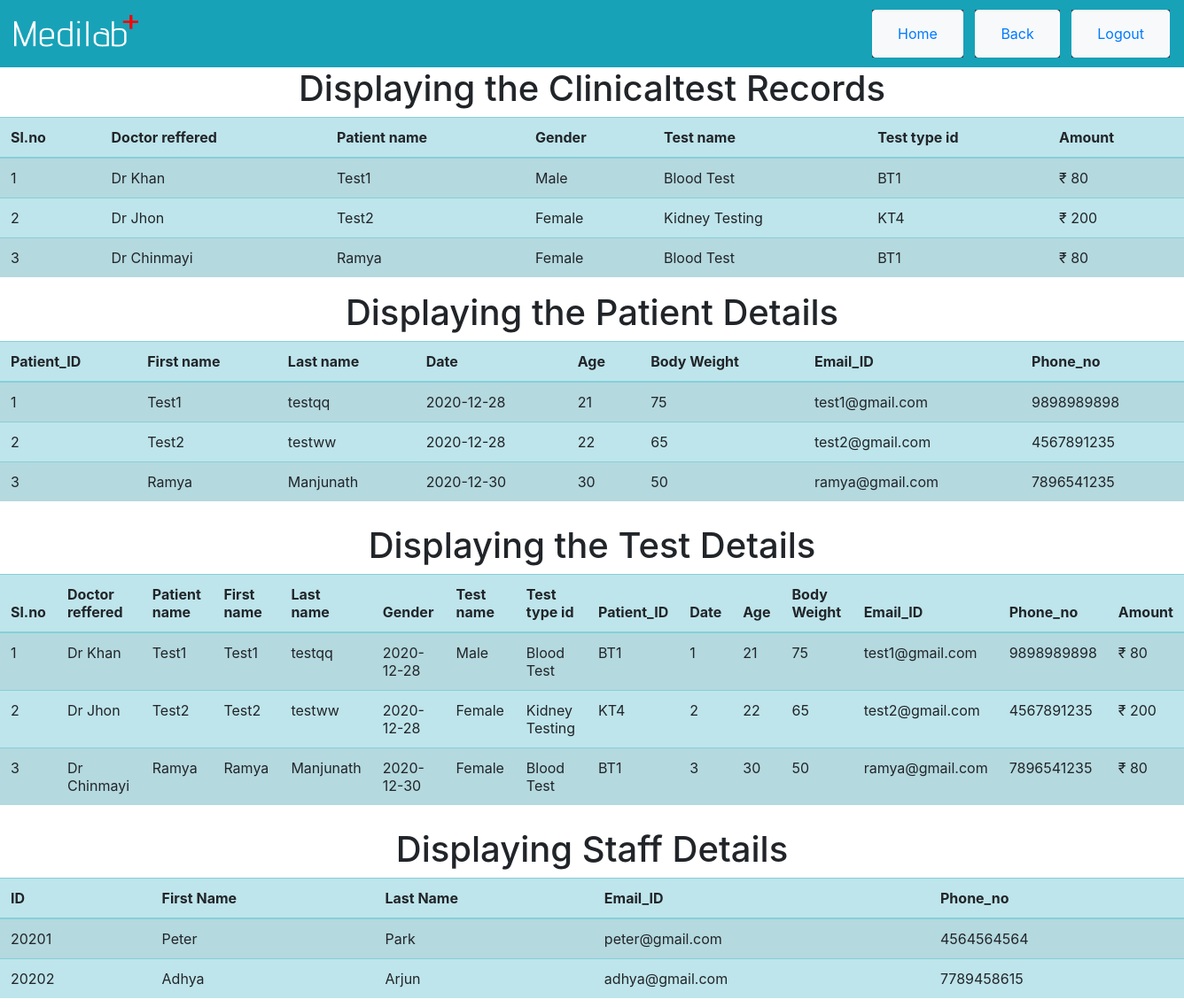
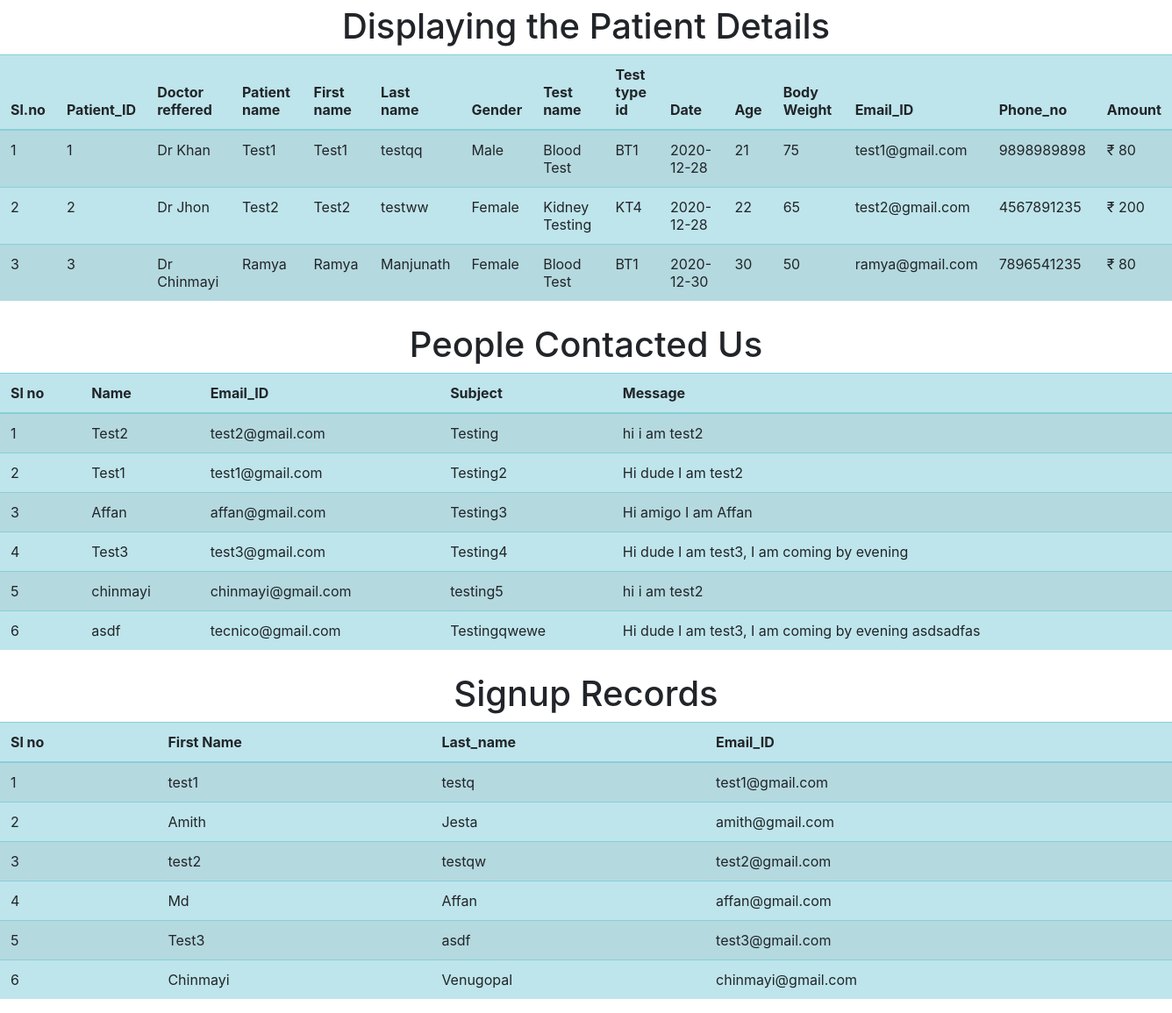
The app's page /displayall.php with its own data (2 pictures, top to bottom).
### tables this page shows
CREATE TABLE `clinicaltest` (
  `Sl_no` bigint(250) NOT NULL,
  `Doctor_reffered` varchar(200) NOT NULL,
  `Patient_name` varchar(200) NOT NULL,
  `Gender` varchar(200) NOT NULL,
  `Test_name` varchar(200) NOT NULL,
  `Test_type_id` varchar(200) NOT NULL,
  `Amount` varchar(200) NOT NULL
);

CREATE TABLE `patient_details` (
  `Patient_ID` bigint(250) NOT NULL,
  `First_name` varchar(200) NOT NULL,
  `Last_name` varchar(200) NOT NULL,
  `Date` date NOT NULL,
  `Age` bigint(200) NOT NULL,
  `weight` varchar(200) NOT NULL,
  `Email_ID` varchar(200) NOT NULL,
  `Phone_no` varchar(200) NOT NULL
);

CREATE TABLE `lab_technician` (
  `ID` bigint(250) NOT NULL,
  `First_name` varchar(200) NOT NULL,
  `Last_name` varchar(200) NOT NULL,
  `Email_ID` varchar(200) NOT NULL,
  `Phone_no` varchar(200) NOT NULL,
  `password` varchar(200) NOT NULL
);

CREATE TABLE `contact` (
  `Sl_no` bigint(250) NOT NULL,
  `Name` varchar(200) NOT NULL,
  `Email_ID` varchar(200) NOT NULL,
  `Subject` varchar(200) NOT NULL,
  `Message` varchar(200) NOT NULL
);

CREATE TABLE `signup` (
  `Sl_no` bigint(250) NOT NULL,
  `First_name` varchar(200) NOT NULL,
  `Last_name` varchar(200) NOT NULL,
  `Email_ID` varchar(200) NOT NULL,
  `create_password` varchar(200) NOT NULL,
  `confirm_password` varchar(200) NOT NULL
);

### displayall.php (the view, shortened to what this page needs)
<html>
    <head>
    <link rel="stylesheet" href="https://cdn.jsdelivr.net/npm/bootstrap@4.5.3/dist/css/bootstrap.min.css">
    </head>
    <body>
<nav class="navbar navbar-light bg-info">
  <a class="navbar-brand" href="#">
    <img src="img/logo.png" width="140" height="50" class="d-inline-block align-top" alt="" loading="lazy"></a>
    <ul class="nav justify-content-end">
  <li class="nav-item bg-dark">
    <button class="btn btn-light"><a class="nav-link" href="index.html">Home</a></button>
  </li> &nbsp;&nbsp;&nbsp;
        <li class="nav-item bg-dark">
    <button class="btn btn-light"><a class="nav-link" href="techlog.html">Back</a></button>
  </li>&nbsp;&nbsp;&nbsp;
  <li class="nav-item bg-dark">
    <button class="btn btn-light"><a class="nav-link" href="adminlog.html">Logout</a></button>
  </li>
</ul>
</nav>
        <div id="dc">
        <h1 class="bg-lite">Displaying the Clinicaltest Records</h1>
        <table class="table table-striped table-info">
            <thead>
            <tr>
                <th>Sl.no</th>
                <th>Doctor reffered</th>
                <th>Patient name</th>
                <th>Gender</th>
                <th>Test name</th>
                <th>Test type id</th>
                <th>Amount</th>
                </tr></thead>
<?php
            include("connection.php");
            $query = "SELECT * FROM clinicaltest";
            $data = mysqli_query($con,$query);
            $total = mysqli_num_rows($data);
                if($total != 0){
                    while($result = mysqli_fetch_assoc($data)){
                        echo"
                        <tr>
                        <td>".$result['Sl_no']."</td>
                        <td>".$result['Doctor_reffered']."</td>
                        <td>".$result['Patient_name']."</td>
                        <td>".$result['Gender']."</td>
                        <td>".$result['Test_name']."</td>
                        <td>".$result['Test_type_id']."</td>
                        <td>₹ ".$result['Amount']."</td>
                        </tr>
                        ";
                    }
                }
                else{
                    echo "No recodrs found";
                }
            ?>
        </table>
            </div>
    </body>
</html>
<html>
    <head>
    <link rel="stylesheet" href="https://cdn.jsdelivr.net/npm/bootstrap@4.5.3/dist/css/bootstrap.min.css">
    </head>
    <body>
        <div id="dc">
        <h1 class="bg-lite">Displaying the Patient Details</h1>
        <table class="table table-striped table-info">
            <thead>
            <tr>
                <th>Patient_ID</th>
                <th>First name</th>
                <th>Last name</th>
                <th>Date</th>
                <th>Age</th>
                <th>Body Weight</th>
                <th>Email_ID</th>
                <th>Phone_no</th>
                </tr></thead>
<?php
            include("connection.php");
            $query = "SELECT * FROM patient_details";
            $data = mysqli_query($con,$query);
            $total = mysqli_num_rows($data);
                if($total != 0){
                    while($result = mysqli_fetch_assoc($data)){
                        echo"
                        <tr>
                        <td>".$result['Patient_ID']."</td>
                        <td>".$result['First_name']."</td>
                        <td>".$result['Last_name']."</td>
                        <td>".$result['Date']."</td>
                        <td>".$result['Age']."</td>
                        <td>".$result['weight']."</td>
                        <td>".$result['Email_ID']."</td>
                        <td>".$result['Phone_no']."</td>
                        </tr>
                        ";
                    }
                }
                else{
                    echo "No recodrs found";
                }
            ?>
        </table>
            </div>
    </body>
</html>
<html>
    <head>
    <link rel="stylesheet" href="https://cdn.jsdelivr.net/npm/bootstrap@4.5.3/dist/css/bootstrap.min.css">
    </head>
    <body>
        <div id="dc">
        <h1 class="bg-lite">Displaying the Test Details</h1>
        <table class="table table-striped table-info">
            <thead>
            <tr>
                <th>Sl.no</th>
                <th>Doctor reffered</th>
                <th>Patient name</th>
                <th>First name</th>
                <th>Last name</th>
                <th>Gender</th>
                <th>Test name</th>
                <th>Test type id</th>
                <th>Patient_ID</th>
                <th>Date</th>
                <th>Age</th>
                <th>Body Weight</th>
                <th>Email_ID</th>
                <th>Phone_no</th>
                <th>Amount</th>
                </tr></thead>
<?php
            include("connection.php");
            $query = "SELECT * FROM clinicaltest,patient_details WHERE Sl_no=Patient_ID";
            $data = mysqli_query($con,$query);
            $total = mysqli_num_rows($data);
                if($total != 0){
                    while($result = mysqli_fetch_assoc($data)){
                        echo"
                        <tr>
                        <td>".$result['Sl_no']."</td>
                        <td>".$result['Doctor_reffered']."</td>
                        <td>".$result['Patient_name']."</td>
                        <td>".$result['First_name']."</td>
                        <td>".$result['Last_name']."</td>
                        <td>".$result['Date']."</td>
                        <td>".$result['Gender']."</td>
                        <td>".$result['Test_name']."</td>
                        <td>".$result['Test_type_id']."</td>
                        <td>".$result['Patient_ID']."</td>
                        <td>".$result['Age']."</td>
                        <td>".$result['weight']."</td>
                        <td>".$result['Email_ID']."</td>
                        <td>".$result['Phone_no']."</td>
                        <td>₹ ".$result['Amount']."</td>
                        </tr>
                        ";
                    }
                }
                else{
                    echo "No recodrs found";
                }
            ?>
        </table>
            </div>
    </body>
</html>
<html>
    <head>
    <link rel="stylesheet" href="https://cdn.jsdelivr.net/npm/bootstrap@4.5.3/dist/css/bootstrap.min.css">
    </head>
    <body>
        <div id="dc">
        <h1 class="bg-lite">Displaying Staff Details</h1>
        <table class="table table-striped table-info">
            <thead>
            <tr>
                <th>ID</th>
                <th>First Name</th>
                <th>Last Name</th>
                <th>Email_ID</th>
                <th>Phone_no</th>
                </tr></thead>
<?php
            include("connection.php");
            $query = "SELECT * FROM lab_technician";
            $data = mysqli_query($con,$query);
            $total = mysqli_num_rows($data);
                if($total != 0){
                    while($result = mysqli_fetch_assoc($data)){
                        echo"
                        <tr>
                        <td>".$result['ID']."</td>
                        <td>".$result['First_name']."</td>
                        <td>".$result['Last_name']."</td>
                        <td>".$result['Email_ID']."</td>
                        <td>".$result['Phone_no']."</td>
                        </tr>
                        ";
                    }
                }
                else{
                    echo "No recodrs found";
                }
            ?>
        </table>
            </div>
    </body>
</html>
<html>
    <head>
    <link rel="stylesheet" href="https://cdn.jsdelivr.net/npm/bootstrap@4.5.3/dist/css/bootstrap.min.css">
    </head>
    <body>
      <div id="dc">
        <h1 class="bg-lite">Displaying the Patient Details</h1>
        <table class="table table-striped table-info">
            <thead>
            <tr>
                <th>Sl.no</th>
                <th>Patient_ID</th>
                <th>Doctor reffered</th>
                <th>Patient name</th>
                <th>First name</th>
                <th>Last name</th>
                <th>Gender</th>
                <th>Test name</th>
                <th>Test type id</th>
                <th>Date</th>
                <th>Age</th>
                <th>Body Weight</th>
                <th>Email_ID</th>
                <th>Phone_no</th>
                <th>Amount</th>
                </tr></thead>
<?php
            include("connection.php");
            $query = "SELECT * FROM clinicaltest,patient_details WHERE Sl_no=Patient_ID";
            $data = mysqli_query($con,$query);
            $total = mysqli_num_rows($data);
                if($total != 0){
                    while($result = mysqli_fetch_assoc($data)){
                        echo"
                        <tr>
                        <td>".$result['Sl_no']."</td>
                        <td>".$result['Patient_ID']."</td>
                        <td>".$result['Doctor_reffered']."</td>
                        <td>".$result['Patient_name']."</td>
                        <td>".$result['First_name']."</td>
                        <td>".$result['Last_name']."</td>
                        <td>".$result['Gender']."</td>
                        <td>".$result['Test_name']."</td>
                        <td>".$result['Test_type_id']."</td>
                        <td>".$result['Date']."</td>
                        <td>".$result['Age']."</td>
                        <td>".$result['weight']."</td>
                        <td>".$result['Email_ID']."</td>
                        <td>".$result['Phone_no']."</td>
                        <td>₹ ".$result['Amount']."</td>
                        </tr>
                        ";
                    }
                }
                else{
                    echo "No recodrs found";
                }
            ?>
        </table>
            </div>
    </body>
</html>
<html>
    <head>
    <link rel="stylesheet" href="https://cdn.jsdelivr.net/npm/bootstrap@4.5.3/dist/css/bootstrap.min.css">
    </head>
    <body>
        <div id="dc">
        <h1 class="bg-lite">People Contacted Us </h1>
        <table class="table table-striped table-info">
            <thead>
            <tr>
                <th>Sl no</th>
                <th>Name</th>
                <th>Email_ID</th>
                <th>Subject</th>
                <th>Message</th>
                </tr></thead>
<?php
            include("connection.php");
            $query = "SELECT * FROM contact";
            $data = mysqli_query($con,$query);
            $total = mysqli_num_rows($data);
                if($total != 0){
                    while($result = mysqli_fetch_assoc($data)){
                        echo"
                        <tr>
                        <td>".$result['Sl_no']."</td>
                        <td>".$result['Name']."</td>
                        <td>".$result['Email_ID']."</td>
                        <td>".$result['Subject']."</td>
                        <td>".$result['Message']."</td>
                        </tr>
                        ";
                    }
                }
                else{
                    echo "No recodrs found";
                }
            ?>
        </table>
            </div>
    </body>
</html>
<html>
    <head>
    <link rel="stylesheet" href="https://cdn.jsdelivr.net/npm/bootstrap@4.5.3/dist/css/bootstrap.min.css">
    </head>
    <body>
        <div id="dc">
        <h1 class="bg-lite">Signup Records </h1>
        <table class="table table-striped table-info">
            <thead>
            <tr>
                <th>Sl no</th>
                <th>First Name</th>
                <th>Last_name</th>
                <th>Email_ID</th>
                </tr></thead>
<?php
            include("connection.php");
            $query = "SELECT * FROM signup";
            $data = mysqli_query($con,$query);
            $total = mysqli_num_rows($data);
                if($total != 0){
                    while($result = mysqli_fetch_assoc($data)){
                        echo"
                        <tr>
                        <td>".$result['Sl_no']."</td>
                        <td>".$result['First_name']."</td>
                        <td>".$result['Last_name']."</td>
                        <td>".$result['Email_ID']."</td>
                        </tr>
                        ";
                    }
                }
                else{
                    echo "No recodrs found";
                }
            ?>
        </table>
            </div>
    </body>
</html>

### displayall.php (style rules this page uses)
body { background-image:url(images/slider-bg.png) }
#dc { text-align: center; }

### records on screen
clinicaltest: Sl_no "1", Doctor_reffered "Dr Khan", Patient_name "Test1", Gender "Male", Test_name "Blood Test", Test_type "BT1", Amount "80", patient_details.First_name "Test1", patient_details.Last_name "testqq", patient_details.Date "2020-12-28", patient_details.Patient_ID "1", patient_details.Age "21", patient_details.weight "75", patient_details.Email_ID "test1@gmail.com", patient_details.Phone_no "9898989898"
clinicaltest: Sl_no "2", Doctor_reffered "Dr Jhon", Patient_name "Test2", Gender "Female", Test_name "Kidney Testing", Test_type "KT4", Amount "200", patient_details.First_name "Test2", patient_details.Last_name "testww", patient_details.Date "2020-12-28", patient_details.Patient_ID "2", patient_details.Age "22", patient_details.weight "65", patient_details.Email_ID "test2@gmail.com", patient_details.Phone_no "4567891235"
clinicaltest: Sl_no "3", Doctor_reffered "Dr Chinmayi", Patient_name "Ramya", Gender "Female", Test_name "Blood Test", Test_type "BT1", Amount "80", patient_details.First_name "Ramya", patient_details.Last_name "Manjunath", patient_details.Date "2020-12-30", patient_details.Patient_ID "3", patient_details.Age "30", patient_details.weight "50", patient_details.Email_ID "ramya@gmail.com", patient_details.Phone_no "7896541235"
patient_details: Patient_ID "1", First_name "Test1", Last_name "testqq", Date "2020-12-28", Age "21", weight "75", Email_ID "test1@gmail.com", Phone_no "9898989898"
patient_details: Patient_ID "2", First_name "Test2", Last_name "testww", Date "2020-12-28", Age "22", weight "65", Email_ID "test2@gmail.com", Phone_no "4567891235"
patient_details: Patient_ID "3", First_name "Ramya", Last_name "Manjunath", Date "2020-12-30", Age "30", weight "50", Email_ID "ramya@gmail.com", Phone_no "7896541235"
lab_technician: ID "20201", First_name "Peter", Last_name "Park", Email_ID "peter@gmail.com", Phone_no "4564564564"
lab_technician: ID "20202", First_name "Adhya", Last_name "Arjun", Email_ID "adhya@gmail.com", Phone_no "7789458615"
contact: Sl_no "1", Name "Test2", Email_ID "test2@gmail.com", Subject "Testing", Message "hi i am test2"
contact: Sl_no "2", Name "Test1", Email_ID "test1@gmail.com", Subject "Testing2", Message "Hi dude I am test2"
contact: Sl_no "3", Name "Affan", Email_ID "affan@gmail.com", Subject "Testing3", Message "Hi amigo I am Affan"
contact: Sl_no "4", Name "Test3", Email_ID "test3@gmail.com", Subject "Testing4", Message "Hi dude I am test3, I am coming by evening"
contact: Sl_no "5", Name "chinmayi", Email_ID "chinmayi@gmail.com", Subject "testing5", Message "hi i am test2"
contact: Sl_no "6", Name "asdf", Email_ID "tecnico@gmail.com", Subject "Testingqwewe", Message "Hi dude I am test3, I am coming by evening asdsadfas"
signup: Sl_no "1", First_name "test1", Last_name "testq", Email_ID "test1@gmail.com"
signup: Sl_no "2", First_name "Amith", Last_name "Jesta", Email_ID "amith@gmail.com"
signup: Sl_no "3", First_name "test2", Last_name "testqw", Email_ID "test2@gmail.com"
signup: Sl_no "4", First_name "Md", Last_name "Affan", Email_ID "affan@gmail.com"
signup: Sl_no "5", First_name "Test3", Last_name "asdf", Email_ID "test3@gmail.com"
signup: Sl_no "6", First_name "Chinmayi", Last_name "Venugopal", Email_ID "chinmayi@gmail.com"
